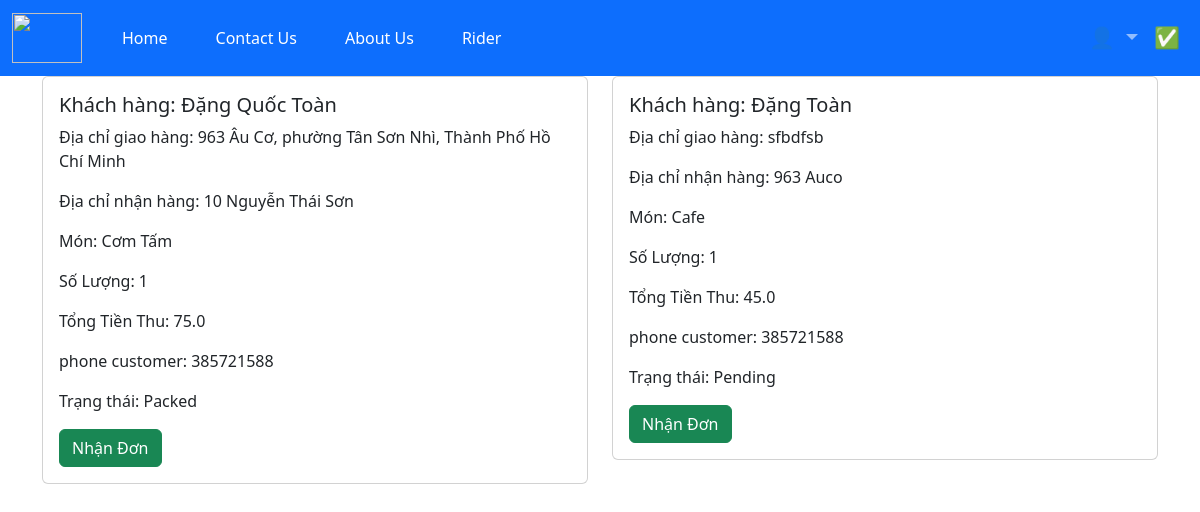
/rider (signed in), run on the app's committed database.
### app/models.py (models this page shows, shortened)
class OrderPlaced(models.Model):
    user = models.ForeignKey(User, on_delete=models.CASCADE)
    customer = models.ForeignKey(Customer, on_delete=models.CASCADE)
    product = models.ForeignKey(Product, on_delete=models.CASCADE)
    quantity = models.PositiveIntegerField(default=1)
    ordered_date = models.DateTimeField(auto_now_add=True)
    status = models.CharField(max_length=50, choices=STATUS_CHOICES, default='Pending')
    @property
    def total_cost(self):
        return self.quantity * self.product.price + 30

class Customer(models.Model):
    user = models.ForeignKey(User, on_delete=models.SET_NULL, null=True,blank=False)
    name = models.CharField(max_length=200, null=True)
    email = models.CharField(max_length=200, null=True)
    city = models.CharField(max_length=200, null=True)
    phone = models.IntegerField(default=0)
    state  = models.CharField(max_length=200, null=True)
    address = models.CharField(max_length=200,null=True)
    def __str__(self):
        return self.name

class Product(models.Model):
    merchants =  models.ForeignKey(Merchants, on_delete=models.CASCADE,blank=True, null=True)
    name = models.CharField(max_length=200, null=True)
    price = models.FloatField()
    digital = models.BooleanField(default=False, null=True, blank=False)
    address = models.CharField(max_length=200,null=True)
    image = models.ImageField(null=True, blank=True)

### app/views.py (the view)
# urls.py: path('rider', views.ordersRider, name='rider'),
def ordersRider(request):
    user = request.user
    try:
        rider = Rider.objects.get(user= user)
    except Rider.DoesNotExist:
        return redirect('profilerider')
    orders = OrderPlaced.objects.all()
    save_orders = RiderSavedOrders.objects.values_list('orders_id', flat=True)
    filtered_orders = [order for order in orders if order.id not in save_orders]
    return render(request, 'orderider.html', {'orders': filtered_orders})

### app/templates/orderider.html (shortened to what this page needs)
{% extends 'rider.html' %}
{% block content %}
    <div class="container">
        <div class="row">
            {% for order in orders %}
                {% if not order.status == 'Cancel' and not order.status == 'On the way' and not order.status == 'Delivered' %}
                    <div class="col-md-6">
                        <div class="card mb-4">
                            <div class="card-body">
                                <h5 class="card-title">Khách hàng: {{ order.customer }}</h5>
                                <p class="card-text">Địa chỉ giao hàng: {{ order.customer.address }}</p>
                                <p class="card-text">Địa chỉ nhận hàng: {{ order.product.address }}</p>
                                <p class="card-text">Món: {{ order.product.name }}</p>
                                <p class="card-text">Số Lượng: {{ order.quantity }}</p>
                                <p class="card-text">Tổng Tiền Thu: {{ order.total_cost }}</p>
                                <p class="card-text">phone customer: {{ order.customer.phone }}</p>
                                <p class="card-text">Trạng thái: {{ order.status }}</p>
                                <div class="d-grid gap-2">
                                    <form method="POST" action="{% url 'ridersave' order.id %}">
                                        <button type="submit" class="btn btn-success">Nhận Đơn</button>
                                    </form>
                                </div>
                            </div>
                        </div>
                    </div>
                    {% endif %}
            {% endfor %}
        </div>
    </div>
{% endblock %}

### app/static/app/css/main.css (style rules this page uses)
body { background-color: hsl(0, 0%, 98%); }
h1,h2,h3,h4,h5,h6 { color:hsl(0, 0%, 30%); }
.btn { border-radius: 0; }

### data on the page
OrderPlaced: customer "Đặng Quốc Toàn", customer.address "963 Âu Cơ, phường Tân Sơn Nhì, Thành Phố Hồ Chí Minh", product.address "10 Nguyễn Thái Sơn", product.name "Cơm Tấm", quantity "1", total_cost "75.0", customer.phone "385721588", status "Packed"
OrderPlaced: customer "Đặng Toàn", customer.address "sfbdfsb", product.address "963 Auco", product.name "Cafe", quantity "1", total_cost "45.0", customer.phone "385721588", status "Pending"
